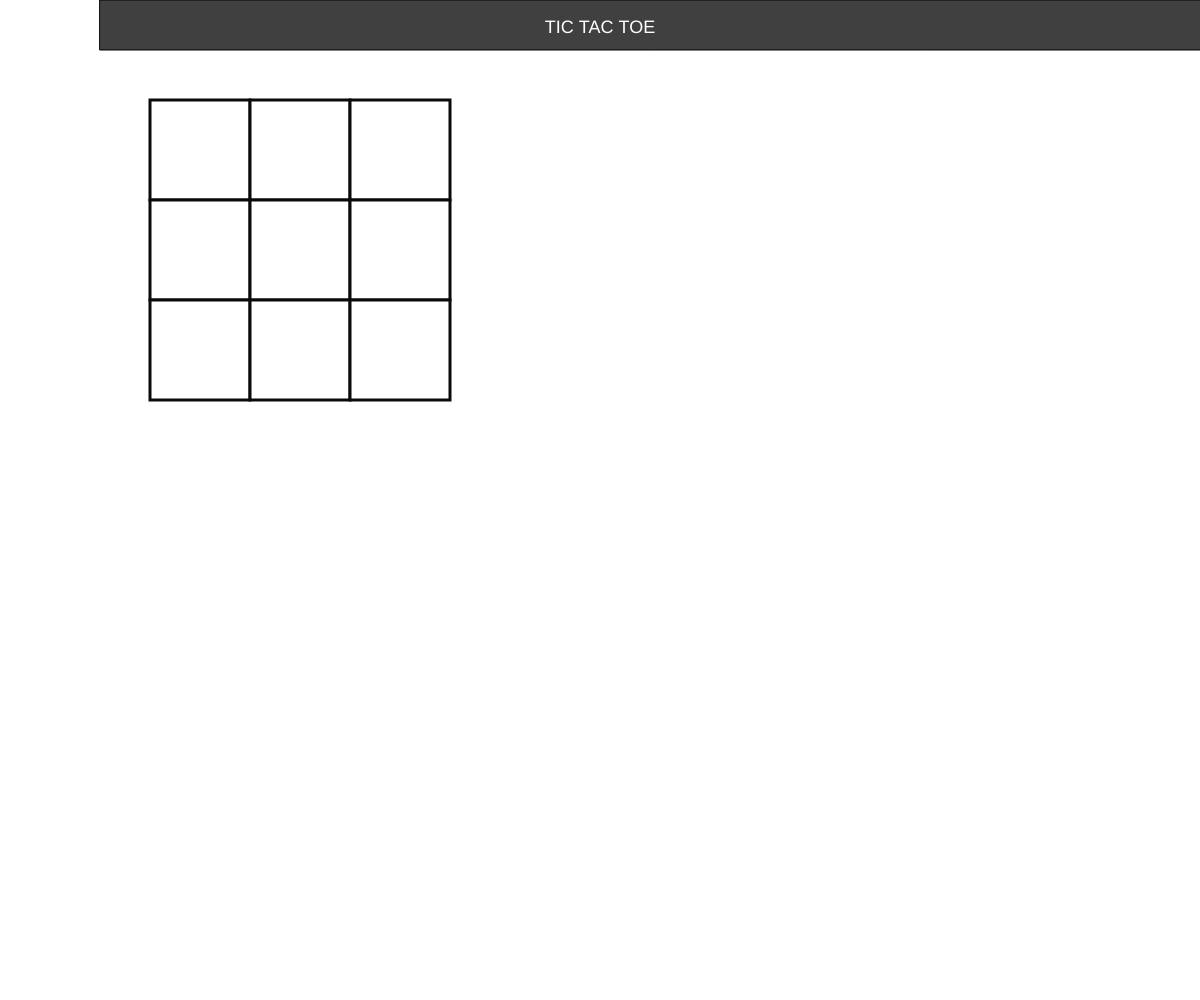
Frame 1 (no input)
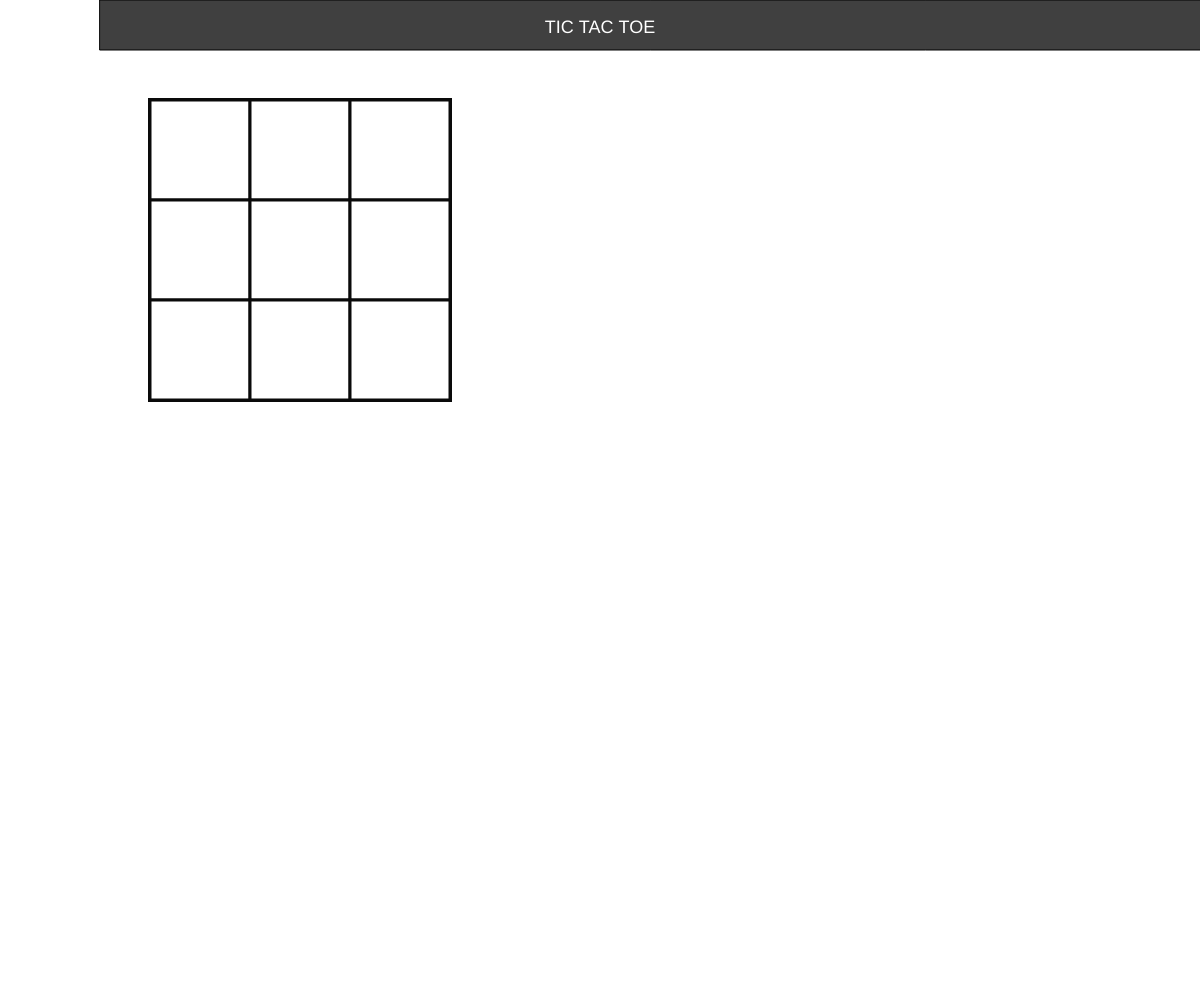
Frame 60 (no input)
Frame 120 (the mouse pressed at the canvas centre since frame 60): identical to frame 60, image omitted

The p5.js sketch that drew these frames (run headless with seeded random() and noise() and a simulated clock; from frame 60 on, the mouse is pressed at the canvas centre):

// p5.js sketch
// ── sketch.js
var turn=0
function setup() {
    createCanvas(innerWidth,innerHeight); 
    background("white");
    fill("#404040");
    rect(100, 0, width, 50);
    textAlign(CENTER);
    fill("White");
    textSize(18);
    text("TIC TAC TOE", width / 2, 33);
    fill("white");
}


function draw()
{

 createRow(100)
 createRow(200)
 createRow(300)  
}

function createRow(y)
{
  for (x = 150; x < 450; x=x+100)
   {
       var b1= new Box(x,y,100,100); 
       b1.appear();   
   }  
}
// ── Box.js
class Box {
  
    constructor(x,y,w,h) {
    this.x = x;
    this.y = y;
    this.w = w;
    this.h = h;
  }

    //make the color boxes appear on canvas
    appear()


    {
      stroke(10);
      strokeWeight(3);
      fill("white");
      rect(this.x,this.y,this.w,this.h);
    }
}
